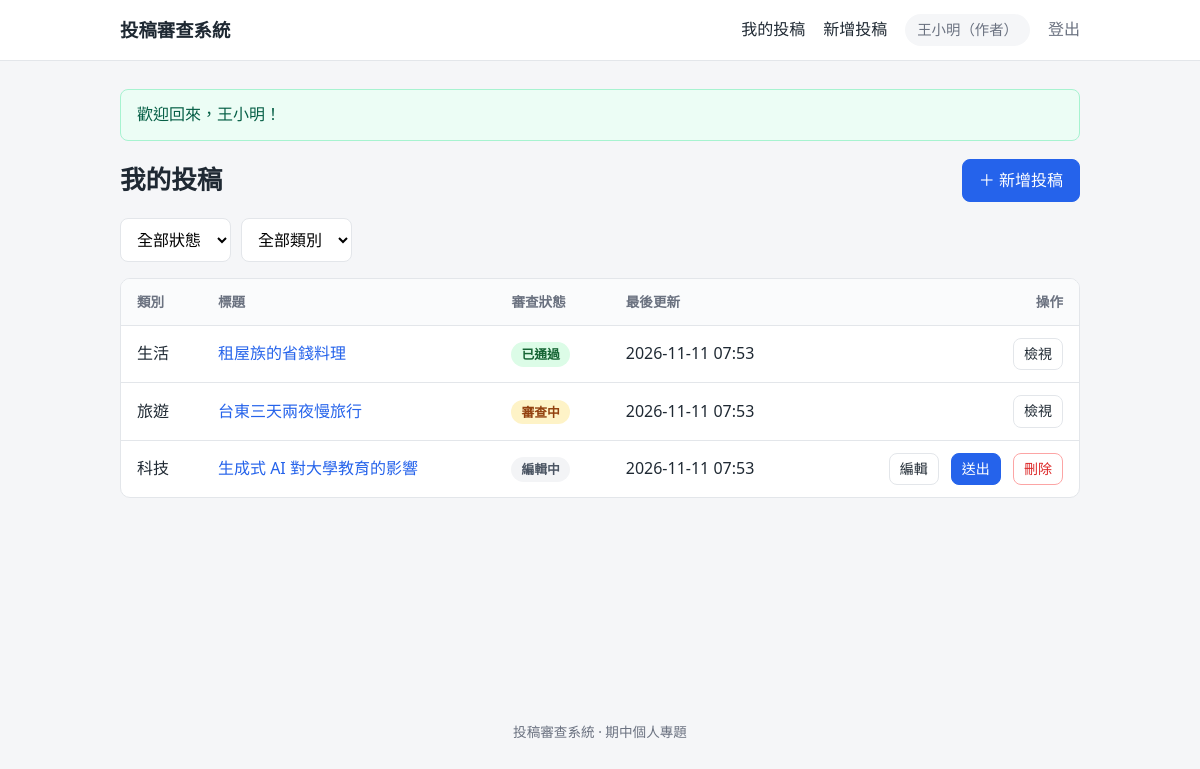
/author/index.php (signed in), run on the app's committed database.
### tables this page shows
CREATE TABLE manuscripts (
    id           INT AUTO_INCREMENT PRIMARY KEY,
    author_id    INT NOT NULL,
    category_id  INT NOT NULL,
    title        VARCHAR(200) NOT NULL,
    content      TEXT NOT NULL,
    status       ENUM('editing', 'reviewing', 'approved') NOT NULL DEFAULT 'editing',
    submitted_at DATETIME NULL,
    created_at   DATETIME NOT NULL DEFAULT CURRENT_TIMESTAMP,
    updated_at   DATETIME NOT NULL DEFAULT CURRENT_TIMESTAMP ON UPDATE CURRENT_TIMESTAMP,
    CONSTRAINT fk_manuscript_author   FOREIGN KEY (author_id)   REFERENCES users(id),
    CONSTRAINT fk_manuscript_category FOREIGN KEY (category_id) REFERENCES categories(id),
    INDEX idx_author_status (author_id, status),
    INDEX idx_status (status)
);

CREATE TABLE categories (
    id   INT AUTO_INCREMENT PRIMARY KEY,
    name VARCHAR(50) NOT NULL UNIQUE
);

### includes/db.php (called while the page is built, shortened)
<?php
function db(): PDO
{
    static $pdo = null;
    if ($pdo === null) {
        $dsn = sprintf(
            'mysql:host=%s;port=%s;dbname=%s;charset=utf8mb4',
            env('DB_HOST', '127.0.0.1'),
            env('DB_PORT', '3306'),
            env('DB_NAME', 'submission_review')
        );
        $pdo = new PDO($dsn, env('DB_USER', 'root'), env('DB_PASS', ''), [
            PDO::ATTR_ERRMODE            => PDO::ERRMODE_EXCEPTION,
            PDO::ATTR_DEFAULT_FETCH_MODE => PDO::FETCH_ASSOC,
            PDO::ATTR_EMULATE_PREPARES   => false,
        ]);
    }
    return $pdo;
}

### includes/manuscripts.php (called while the page is built, shortened)
<?php
require_once __DIR__ . '/helpers.php';
function author_manuscripts(int $authorId, ?string $status = null, ?int $categoryId = null): array
{
    $sql = 'SELECT m.id, m.title, m.status, m.updated_at, c.name AS category
            FROM manuscripts m JOIN categories c ON c.id = m.category_id
            WHERE m.author_id = ?';
    $params = [$authorId];
    $sql .= ' ORDER BY m.updated_at DESC, m.id DESC';
    $stmt = db()->prepare($sql);
    $stmt->execute($params);
    return $stmt->fetchAll();
}

### author/index.php (the view, shortened to what this page needs)
<?php
require_once __DIR__ . '/../includes/manuscripts.php';
$user = require_role('author');
$status = $_GET['status'] ?? '';
$categoryId = (int) ($_GET['category'] ?? 0);
$items = author_manuscripts((int) $user['id'], $status ?: null, $categoryId ?: null);
require __DIR__ . '/../includes/header.php';
?>
<div class="page-head">
    <h1>我的投稿</h1>
    <a class="btn btn-primary" href="<?= h(url('author/edit.php')) ?>">＋ 新增投稿</a>
</div>
<form method="get" class="filters">
    <select name="status" onchange="this.form.submit()">
        <option value="">全部狀態</option>
    </select>
    <select name="category" onchange="this.form.submit()">
        <option value="">全部類別</option>
    </select>
</form>
<?php if (!$items): ?>
    <div class="empty">目前沒有稿件。</div>
<?php else: ?>
<div class="table-wrap">
<table class="table">
    <thead>
        <tr><th>類別</th><th>標題</th><th>審查狀態</th><th>最後更新</th><th class="actions">操作</th></tr>
    </thead>
    <tbody>
    <?php foreach ($items as $m): ?>
        <tr>
            <td data-label="類別"><?= h($m['category']) ?></td>
            <td data-label="標題"><a href="<?= h(url('author/view.php?id=' . $m['id'])) ?>"><?= h($m['title']) ?></a></td>
            <td data-label="狀態"><?= status_badge($m['status']) ?></td>
            <td data-label="更新"><?= h(substr($m['updated_at'], 0, 16)) ?></td>
            <td class="actions">
                <?php if ($m['status'] === 'editing'): ?>
                    <a class="btn btn-sm" href="<?= h(url('author/edit.php?id=' . $m['id'])) ?>">編輯</a>
                    <form method="post" action="<?= h(url('author/submit.php')) ?>" class="inline"
                          onsubmit="return confirm('送出後將無法修改，確定送出審查？')">
                        <button class="btn btn-sm btn-primary">送出</button>
                    </form>
                    <form method="post" action="<?= h(url('author/delete.php')) ?>" class="inline"
                          onsubmit="return confirm('確定刪除這篇稿件？')">
                        <button class="btn btn-sm btn-danger">刪除</button>
                    </form>
                <?php else: ?>
                    <a class="btn btn-sm" href="<?= h(url('author/view.php?id=' . $m['id'])) ?>">檢視</a>
                <?php endif; ?>
            </td>
        </tr>
    <?php endforeach; ?>
    </tbody>
</table>
</div>
<?php endif; ?>
<?php require __DIR__ . '/../includes/footer.php'; ?>

### includes/header.php (shortened to what this page needs)
<?php
$user = current_user();
$flash = take_flash();
?>
<!DOCTYPE html>
<html lang="zh-Hant">
<head>
    <link rel="stylesheet" href="<?= h(url('assets/style.css')) ?>">
</head>
<body>
<header class="topbar">
    <div class="container topbar-inner">
        <a class="brand" href="<?= h(url($user ? home_path($user) : 'login.php')) ?>">投稿審查系統</a>
        <?php if ($user): ?>
            <nav class="nav">
                <?php if ($user['role'] === 'author'): ?>
                    <a href="<?= h(url('author/index.php')) ?>">我的投稿</a>
                    <a href="<?= h(url('author/edit.php')) ?>">新增投稿</a>
                <?php else: ?>
                    <a href="<?= h(url('editor/index.php')) ?>">待審查清單</a>
                <?php endif; ?>
                <span class="user-chip"><?= h($user['display_name']) ?>（<?= $user['role'] === 'editor' ? '編輯' : '作者' ?>）</span>
                <form method="post" action="<?= h(url('logout.php')) ?>" class="inline">
                    <button type="submit" class="btn btn-link">登出</button>
                </form>
            </nav>
        <?php endif; ?>
    </div>
</header>
<main class="container">
<?php if ($flash): ?>
    <div class="alert alert-<?= h($flash['type']) ?>"><?= h($flash['message']) ?></div>
<?php endif; ?>

### includes/helpers.php (shortened to what this page needs)
<?php
require_once __DIR__ . '/db.php';
function h(?string $value): string
{
    return htmlspecialchars($value ?? '', ENT_QUOTES, 'UTF-8');
}
function url(string $path = ''): string
{
    return BASE_URL . '/' . ltrim($path, '/');
}
function status_badge(string $status): string
{
    return sprintf('<span class="badge badge-%s">%s</span>', h($status), h(STATUS_LABELS[$status] ?? $status));
}
function take_flash(): ?array
{
    $flash = $_SESSION['flash'] ?? null;
    return $flash;
}
function current_user(): ?array
{
    return $_SESSION['user'] ?? null;
}
function require_role(?string $role = null): array
{
    $user = current_user();
    return $user;
}
function home_path(array $user): string
{
    return $user['role'] === 'editor' ? 'editor/index.php' : 'author/index.php';
}

### includes/footer.php
</main>
<footer class="footer container">投稿審查系統 · 期中個人專題</footer>
</body>
</html>

### assets/style.css (style rules this page uses)
:root { --bg: #f5f6f8; --surface: #fff; --text: #1f2933; --muted: #6b7280; --border: #e3e6ea; --primary: #2563eb; --primary-dark: #1d4ed8; --danger: #dc2626; --success: #16a34a; --radius: 10px; }
* { box-sizing: border-box; }
body { margin: 0; font-family: system-ui, -apple-system, "Segoe UI", "Noto Sans TC", "Microsoft JhengHei", sans-serif; background: var(--bg); color: var(--text); line-height: 1.6; }
a { color: var(--primary); text-decoration: none; }
.container { max-width: 1000px; margin: 0 auto; padding: 0 20px; }
main.container { padding-top: 28px; padding-bottom: 40px; min-height: calc(100vh - 140px); }
.topbar { background: var(--surface); border-bottom: 1px solid var(--border); }
.topbar-inner { display: flex; align-items: center; justify-content: space-between; height: 60px; gap: 16px; }
.brand { font-weight: 700; font-size: 1.15rem; color: var(--text); }
.nav { display: flex; align-items: center; gap: 18px; flex-wrap: wrap; }
.nav a { color: var(--text); }
.user-chip { background: var(--bg); padding: 4px 12px; border-radius: 999px; font-size: .9rem; color: var(--muted); }
h1 { font-size: 1.6rem; margin: 0 0 18px; }
.page-head { display: flex; align-items: center; justify-content: space-between; margin-bottom: 16px; gap: 12px; }
.page-head h1 { margin: 0; }
.btn { display: inline-block; padding: 8px 16px; border-radius: 8px; border: 1px solid var(--border); background: var(--surface); color: var(--text); font: inherit; cursor: pointer; text-decoration: none; }
.btn-primary { background: var(--primary); border-color: var(--primary); color: #fff; }
.btn-danger { background: #fff; border-color: #fca5a5; color: var(--danger); }
.btn-sm { padding: 4px 10px; font-size: .875rem; }
.btn-link { background: none; border: none; color: var(--muted); padding: 0; }
form.inline { display: inline; }
.badge { display: inline-block; padding: 2px 10px; border-radius: 999px; font-size: .8rem; font-weight: 600; }
.badge-editing { background: #f3f4f6; color: #4b5563; }
.badge-reviewing { background: #fef3c7; color: #92400e; }
.badge-approved { background: #dcfce7; color: #166534; }
.table-wrap { background: var(--surface); border: 1px solid var(--border); border-radius: var(--radius); overflow: hidden; }
.table { width: 100%; border-collapse: collapse; }
.table th, .table td { padding: 12px 16px; text-align: left; border-bottom: 1px solid var(--border); }
.table th { background: #fafbfc; font-size: .85rem; color: var(--muted); font-weight: 600; }
.table tr:last-child td { border-bottom: none; }
.table .actions { text-align: right; white-space: nowrap; }
.table .actions .btn, .table .actions form { margin-left: 4px; }
.filters { display: flex; gap: 10px; margin-bottom: 16px; }
.form input, .form select, .form textarea, .filters select { display: block; width: 100%; margin-top: 6px; padding: 9px 12px; font: inherit; font-weight: normal; border: 1px solid var(--border); border-radius: 8px; background: #fff; }
.filters select { width: auto; margin-top: 0; }
.alert { padding: 12px 16px; border-radius: 8px; margin-bottom: 18px; }
.alert-success { background: #ecfdf5; color: #065f46; border: 1px solid #a7f3d0; }
.footer { text-align: center; color: var(--muted); font-size: .85rem; padding-bottom: 24px; }

### data on the page
manuscripts: category.name "生活", title "租屋族的省錢料理", status "已通過", updated_at "2026-11-11 07:53"
manuscripts: category.name "旅遊", title "台東三天兩夜慢旅行", status "審查中", updated_at "2026-11-11 07:53"
manuscripts: category.name "科技", title "生成式 AI 對大學教育的影響", status "編輯中", updated_at "2026-11-11 07:53"

### other printed values
$user['display_name'] "王小明"
$flash['message'] "歡迎回來，王小明！"
